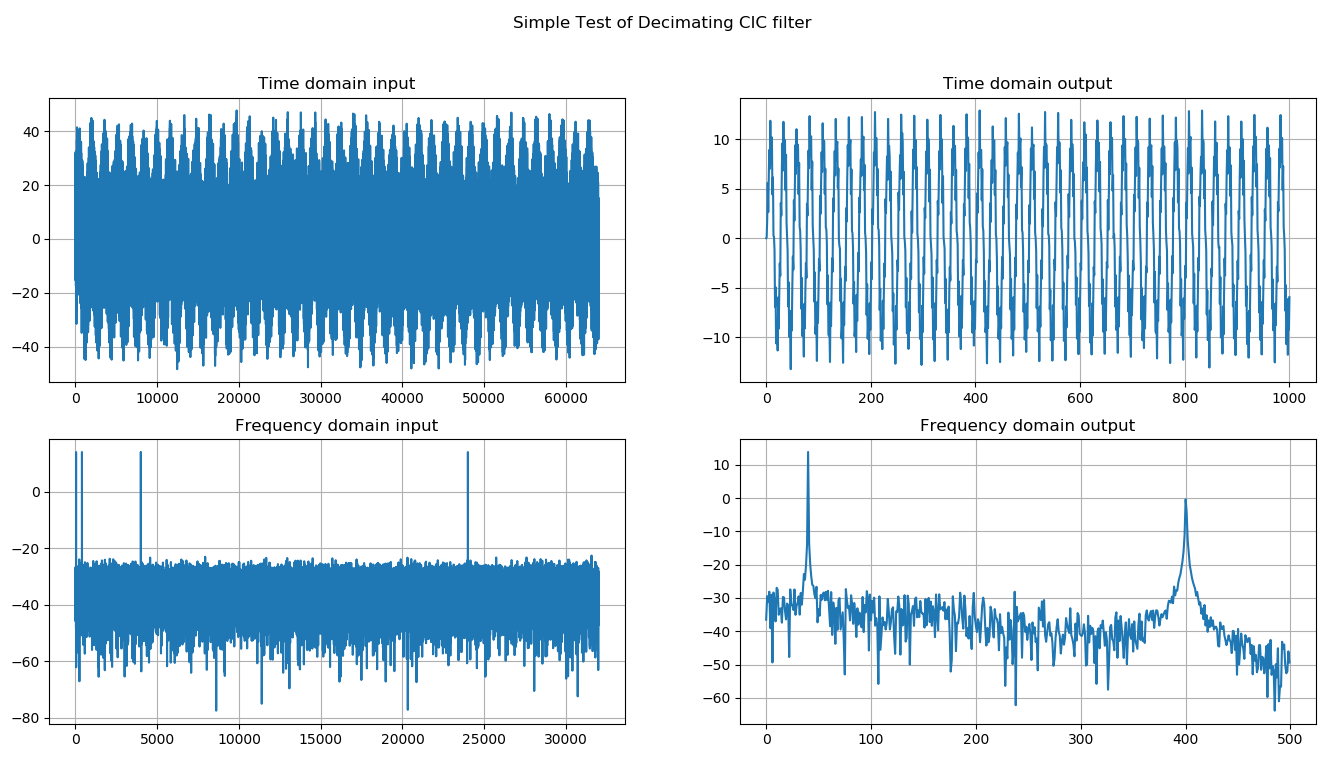

The Python source for this figure:
#!/usr/bin/python3

# A simple script to help me understand CIC filters.
# The decimation rate and stages are selectable.
#
# George Smart, M1GEO. 16 August 2019.
# Downloaded from https://github.com/m1geo/CIC-Filter

class integrator:
	def __init__(self):
		self.yn  = 0
		self.ynm = 0
	
	def update(self, inp):
		self.ynm = self.yn
		self.yn  = (self.ynm + inp)
		return (self.yn)
		
class comb:
	def __init__(self):
		self.xn  = 0
		self.xnm = 0
	
	def update(self, inp):
		self.xnm = self.xn
		self.xn  = inp
		return (self.xn - self.xnm)

## If this code is run (as opposted to called as a class)
if __name__ == "__main__":
	import time
	import random
	import math
	import matplotlib.pyplot as plt
	import numpy as np
	np.random.seed(0xBABECAFE)
	
	print("\n\nSimple CIC decimating filter demonstation")
	print(" Written in Python3. George Smart, M1GEO ")
	print("george-smart.co.uk       github.com/m1geo\n\n")

	## Configuration
	samples            = 64000+1	# extra one to ensure the combs run on the final iteration.
	decimation         = 64 		# any integer; powers of 2 work best.
	stages             = 5			# pipelined I and C stages

	## Function to generate an input sample
	def inp_samp(x):
		z = 0
		z += 10 * random.randint(-10000,10000)/10000 # noise
		z += 10 * np.sin(2 * np.pi * 40 * x)
		z += 10 * np.sin(2 * np.pi * 400 * x)
		z += 10 * np.sin(2 * np.pi * 4000 * x)
		z += 10 * np.sin(2 * np.pi * 40000 * x)
		return z
	
	## Calculate normalising gain
	gain = (decimation * 1) ** stages

	## Seperate Stages - these should be the same unless you specifically want otherwise.
	c_stages = stages
	i_stages = stages

	## Generate Input/Output Vectors
	print("Generating input vector... ", end="")
	input_samples    = [inp_samp(a/samples) for a in range(samples)]
	output_samples   = []
	print("Done")

	## Generate Integrator and Comb lists (Python list of objects)
	intes = [integrator() for a in range(i_stages)]
	combs = [comb()	      for a in range(c_stages)]

	## Decimating CIC Filter
	print("Running filter, this may take a while... ", end="")
	for (s, v) in enumerate(input_samples):
		z = v
		for i in range(i_stages):
			z = intes[i].update(z)
		
		if (s % decimation) == 0: # decimate is done here
			for c in range(c_stages):
				z = combs[c].update(z)
				j = z
			output_samples.append(j/gain) # normalise the gain

	print("Done")

	## Crude function to FFT and slice data, with 20log10 result
	def fft_this(data):
		N = len(data)
		return (20*np.log10(np.abs(np.fft.fft(data)) / N)[:N // 2])

	## Plot some graphs
	print("Preparing graphs... ", end="")
	plt.figure(1)
	plt.suptitle("Simple Test of Decimating CIC filter")

	plt.subplot(2,2,1)
	plt.title("Time domain input")
	plt.plot(input_samples)
	plt.grid()

	plt.subplot(2,2,3)
	plt.title("Frequency domain input")
	plt.plot(fft_this(input_samples))
	plt.grid()

	plt.subplot(2,2,2)
	plt.title("Time domain output")
	plt.plot(output_samples)
	plt.grid()

	plt.subplot(2,2,4)
	plt.title("Frequency domain output")
	plt.plot(fft_this(output_samples))
	plt.grid()
	print("Done")

	## Try to calculate the frequency rolloff. Just for indication!
	## These much match signals in the "inp_samp()" function.
	print("")
	fos = fft_this(output_samples)
	try:
		f = 40
		f2 = f * 10
		print("Filtered Output, bin %4d = %f" % (f,  fos[f]))
		print("Filtered Output, bin %4d = %f" % (f2, fos[f2]))
		print("Difference %f in a decade" % (fos[40] - fos[400]))
	except:
		print("*** Error: Cannot FFT bins must be chosen to match decimation and frequencies in the inp_samp() function.")
		pass

	## Show graphs
	plt.show()
